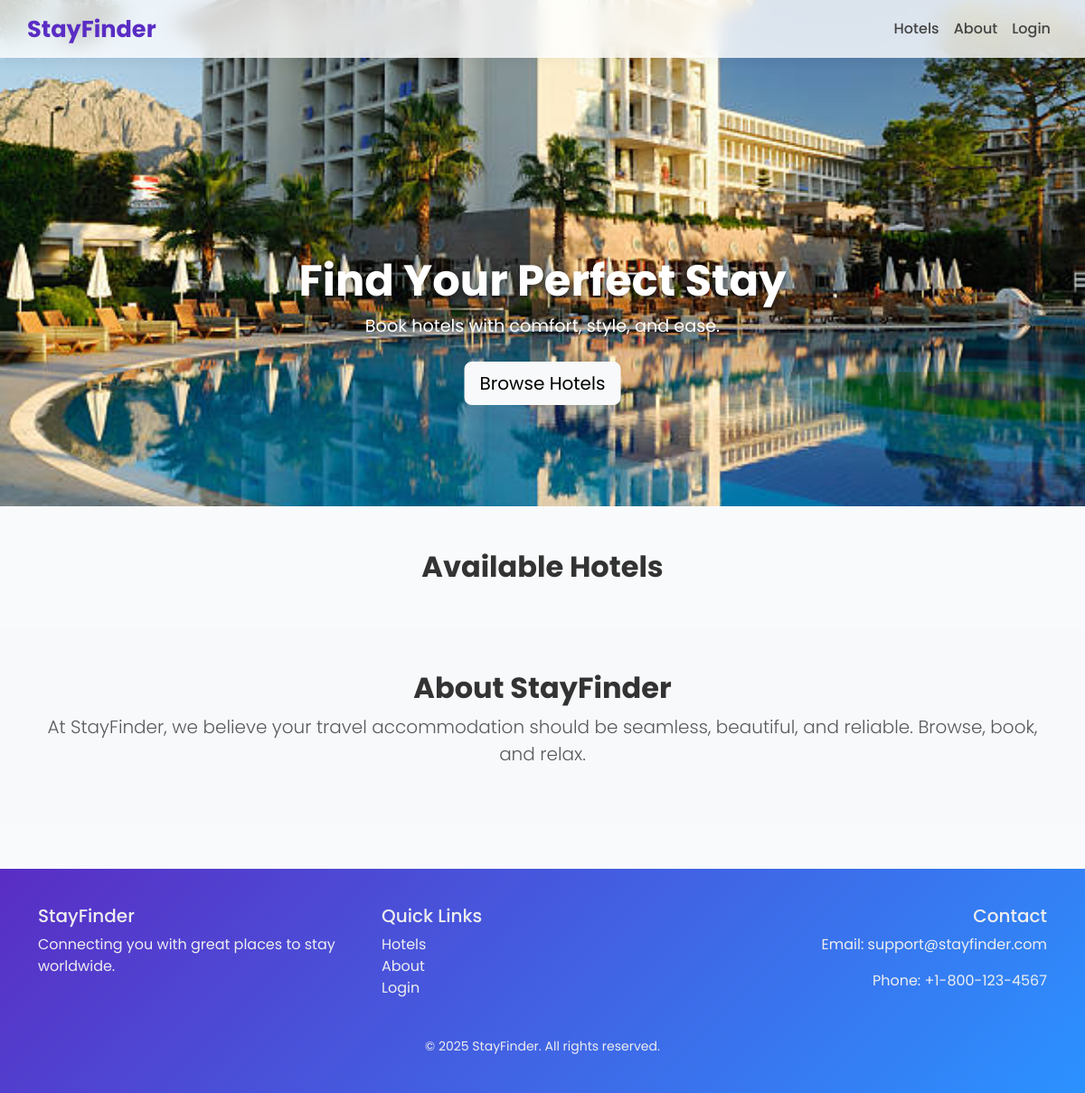
/, run on an earlier commit of the app's database.
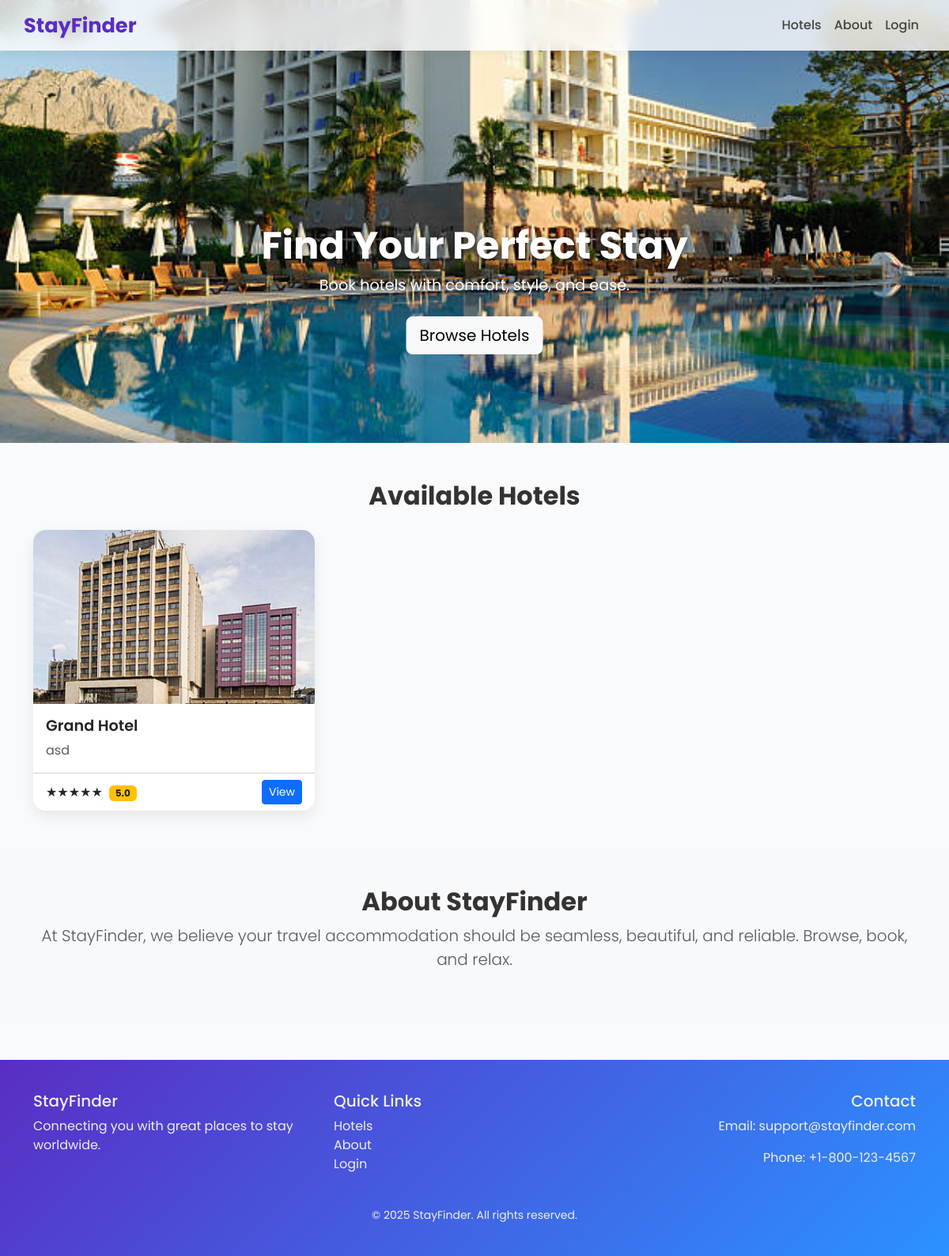
And on a later commit of the database.
### tables this page shows
CREATE TABLE `hotels` (
  `id` int(255) NOT NULL,
  `hotel_name` varchar(255) NOT NULL,
  `hotel_desc` varchar(255) NOT NULL,
  `hotel_rating` varchar(255) NOT NULL,
  `hotel_image` varchar(255) DEFAULT NULL
);

### index.php (the view, shortened to what this page needs)
<?php
include_once('database/config.php');
$sql = "SELECT * FROM hotels";
$selectHotels = $conn->prepare($sql);
$selectHotels->execute();
$hotels_data = $selectHotels->fetchAll();
?>
<!DOCTYPE html>
<html lang="en">
<head>
    <link href="https://cdn.jsdelivr.net/npm/bootstrap@5.3.2/dist/css/bootstrap.min.css" rel="stylesheet">
</head>
<body>
<header class="site-header fixed-top">
    <nav class="navbar navbar-expand-lg container">
        <a class="navbar-brand" href="#">StayFinder</a>
        <div class="collapse navbar-collapse" id="navbarMain">
            <ul class="navbar-nav ms-auto">
                <li class="nav-item"><a class="nav-link" href="#hotels">Hotels</a></li>
                <li class="nav-item"><a class="nav-link" href="#about">About</a></li>
                <?php if (isset($_SESSION['user_id'])): ?>
                    <li class="nav-item"><a class="nav-link" href="logout.php">Logout</a></li>
                <?php else: ?>
                    <li class="nav-item"><a class="nav-link" href="login.php">Login</a></li>
                <?php endif; ?>
            </ul>
        </div>
    </nav>
</header>
<div id="heroCarousel" class="carousel slide hero-carousel" data-bs-ride="carousel">
    <div class="carousel-inner">
        <div class="carousel-item active">
            <img src="hotel_images/hotel.png" class="d-block w-100" alt="Hotel 1">
            <div class="hero-caption">
                <h1>Find Your Perfect Stay</h1>
                <p>Book hotels with comfort, style, and ease.</p>
                <a href="#hotels" class="btn btn-lg btn-light">Browse Hotels</a>
            </div>
        </div>
    </div>
</div>
<main class="py-5" id="hotels">
    <div class="container">
        <h2 class="mb-4 text-center fw-bold">Available Hotels</h2>
        <div class="row g-4">
            <?php foreach ($hotels_data as $hotel_data): ?>
                <div class="col-12 col-sm-6 col-lg-4">
                    <div class="card hotel-card h-100">
                        <img src="hotel_images/<?php echo $hotel_data['hotel_image']; ?>" alt="Hotel Image">
                        <div class="card-body">
                            <h5 class="card-title"><?php echo htmlspecialchars($hotel_data['hotel_name']); ?></h5>
                            <p class="card-text text-muted"><?php echo htmlspecialchars($hotel_data['hotel_desc']); ?></p>
                        </div>
                        <div class="card-footer d-flex justify-content-between align-items-center bg-white">
                            <div>
                                <?php
                                $stars = round($hotel_data['hotel_rating']);
                                for ($i = 0; $i < 5; $i++) {
                                    echo $i < $stars ? '★' : '☆';
                                }
                                ?>
                                <span class="badge bg-warning text-dark ms-1">
                                    <?php echo number_format($hotel_data['hotel_rating'], 1); ?>
                                </span>
                            </div>
                            <div>
                                <a href="view.php?id=<?php echo $hotel_data['id']; ?>" class="btn btn-sm btn-primary">View</a>
                            </div>
                        </div>
                    </div>
                </div>
            <?php endforeach; ?>
        </div>
    </div>
</main>
<section id="about" class="py-5 bg-light text-center">
    <div class="container">
        <h2 class="fw-bold">About StayFinder</h2>
        <p class="lead text-muted">At StayFinder, we believe your travel accommodation should be seamless, beautiful, and reliable. Browse, book, and relax.</p>
    </div>
</section>
<footer class="site-footer">
    <div class="container">
        <div class="row">
            <div class="col-md-4">
                <h5>StayFinder</h5>
                <p>Connecting you with great places to stay worldwide.</p>
            </div>
            <div class="col-md-4">
                <h5>Quick Links</h5>
                <ul class="list-unstyled">
                    <li><a href="#hotels">Hotels</a></li>
                    <li><a href="#about">About</a></li>
                    <?php if (isset($_SESSION['user_id'])): ?>
                        <li><a href="logout.php">Logout</a></li>
                    <?php else: ?>
                        <li><a href="login.php">Login</a></li>
                    <?php endif; ?>
                </ul>
            </div>
            <div class="col-md-4 text-md-end">
                <h5>Contact</h5>
                <p>Email: support@stayfinder.com</p>
                <p>Phone: +1-800-123-4567</p>
            </div>
        </div>
        <div class="text-center mt-4">
            <small>&copy; <?php echo date("Y"); ?> StayFinder. All rights reserved.</small>
        </div>
    </div>
</footer>
</body>
</html>

### index.php (style rules this page uses)
body { font-family: 'Poppins', sans-serif; background: #f9fafc; color: #333; }
a { text-decoration: none; }
.site-header { background: rgba(255,255,255,0.8); backdrop-filter: blur(10px); box-shadow: 0 4px 12px rgba(0,0,0,0.05); }
.navbar-brand { font-weight: 700; font-size: 1.6rem; color: #5a2dc4 !important; }
.nav-link { font-weight: 500; color: #444 !important; }
.hero-carousel .carousel-item { height: 70vh; min-height: 400px; }
.hero-carousel img { object-fit: cover; height: 100%; }
.hero-caption { position: absolute; bottom: 20%; left: 50%; transform: translateX(-50%); text-align: center; color: #fff; }
.hero-caption h1 { font-size: 3rem; font-weight: 700; text-shadow: 0 4px 10px rgba(0,0,0,0.5); }
.hero-caption p { font-size: 1.2rem; margin-bottom: 1.5rem; }
.hotel-card { border: none; border-radius: 1rem; overflow: hidden; box-shadow: 0 8px 18px rgba(0,0,0,0.08); transition: transform 0.3s ease, box-shadow 0.3s ease; }
.hotel-card img { height: 220px; object-fit: cover; }
.card-body .card-title { font-size: 1.2rem; font-weight: 600; }
.site-footer { background: linear-gradient(135deg, #5a2dc4, #2b92ff); color: #eee; padding: 2.5rem 0; margin-top: 3rem; }
.site-footer a { color: #eee; }

What changed in the data, as far as the page shows it:
added hotels: hotel_image (picture), hotel_name "Grand Hotel", hotel_desc "asd", hotel_rating "5.0"
